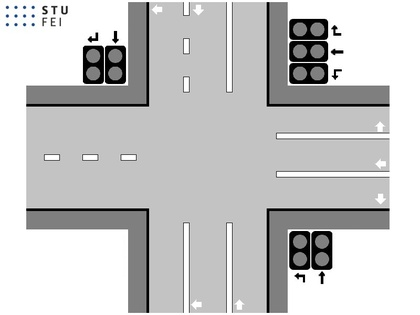
%> input picture CV9/Matlab/crossroad.jpg, 420 x 315 px, shrunk from 800 x 600 before the run
$ octave run_krizovatka.m   (GNU Octave 9; MATLAB toolbox functions it lacks are replaced by stand-ins)
%> lines starting %> are read from the running program, lines starting %| are printed output that depends on the picture; in (x1, y1, x2, y2) boxes, pixels count from 0 and x2, y2 are one past the last pixel; in counts of white or black regions, pixels touching at a corner belong together; the program's own positions count from 1
### CV9/Matlab/init_krizovatka.m
% crossroad scenario by Jaromir Skirkanic & Adrian Falb
% March 2022 - April 2024

function init_krizovatka(mode, fuzzy_choice, fuzzy_name, ...
    green_intervals, use_custom_intervals, want_vis)
%> called with mode = 6, fuzzy_choice = 1, fuzzy_name = 'pomoc_boze_kedy_toto_skonci.fis', green_intervals = [10 10 10], use_custom_intervals = 0, want_vis = 1

%% Settings

% tic;

% use pre-made maps
use_maps = 1;

% default simulation length in steps
if (mode == 6)
    sim_length = 500;
else
    sim_length = 150;
end

% Scenario default intensities
intensity = ones(1, 3) * 2;

% traffic cycles
numcycles = sim_length;

% pause time for each cycle - use more in case of very fast CPU
sleep_time = 0.02;
% number of lanes
lanes = 7;

% traffic lights available settings
lights_set = zeros(3, lanes);
lights_set(1, :) = [1, 1, 1, 0, 0, 0, 0];
lights_set(2, :) = [0, 0, 0, 1, 1, 0, 1];
lights_set(3, :) = [0, 0, 0, 0, 1, 1, 1];

% final car count graph
car_count = zeros(numcycles, lanes + 2);
lights_count = zeros(numcycles, lanes);

%% Stats initialization

% cars in direction: A1, A2, A3, B1, B2, C1, C2
if (use_maps)
    load('scenarios.mat', 'init_cars');
    cars = init_cars(:, mode)';
else
    cars = zeros(1, lanes);
    for car_init_cyc = 1:1:lanes
        cars(car_init_cyc) = randi(3) - 1;
    end
end
load('scenarios.mat', 'incom_mtx');
incom_mtx_scene = incom_mtx(:, :, mode);

% incoming car in nr. of cycles (fast, no min): A1, A2, A3, B1, B2, C1, C2
car_com_min = 13;
car_com_max_mm = 5;
incoming = zeros(1, lanes);
for car_com_init = 1:1:length(incoming)
    incoming(car_com_init) = randi(car_com_max_mm);
end

% nr. of cycles for a car to leave having green light
driver_reaction_min = 8;
driver_reaction_max_mm = 4;
leaving = zeros(1, lanes);
for leaving_init = 1:1:length(leaving)
    leaving(leaving_init) = randi(driver_reaction_max_mm) + driver_reaction_min;
end

car_ranges = [car_com_min, car_com_max_mm, driver_reaction_min, driver_reaction_max_mm];

% generate random number for the duration of the peak
traffic_spike_ranges_start = ((0.3 - 0.2) * rand + 0.2);
traffic_spike_ranges_end = ((0.8 - 0.5) * rand + 0.5);
traffic_spike_ranges = [traffic_spike_ranges_start, traffic_spike_ranges_end];

% traffic lights initial setting
lights = zeros(1, lanes);

green_duration = 0;
set_lights = 0;

%% Traffic cycle

for cyc = 1:1:numcycles

    traffic_cycle = [numcycles, cyc, mode];

    % crossroad function
    [cars, incoming, leaving] = crossroad_solver(cars, incoming, leaving, lights, intensity, ...
        car_ranges, traffic_cycle, traffic_spike_ranges, use_maps, incom_mtx_scene(cyc, :), want_vis);

    % cyclic switching of traffic lights
    if (~fuzzy_choice && ~use_custom_intervals)
        green_duration = 0;
    elseif (green_duration < 1)
        % next lights configuration
        setter = mod(set_lights, size(lights_set, 1)) + 1;
        lights = lights_set(setter, :);
        % custom array control
        if (use_custom_intervals)
            green_duration = green_intervals(setter);
        end
        % fuzzy control
        if (fuzzy_choice)
            cars_green = sum(lights .* cars);
            cars_red = sum(cars) - cars_green;
            cars_fuzin = [cars_green, cars_red];
            try
                green_duration = evalfis(readfis(fuzzy_name), cars_fuzin);
            catch
                green_duration = evalfis(cars_fuzin, readfis(fuzzy_name));
            end
        end
        if (green_duration < 1)
            disp('Trvanie zelenej nesmie byt nastavene na menej ako 1! (Prenstavene)');
            green_duration = 1;
        end
        set_lights = set_lights + 1;
    end
    green_duration = green_duration - 1;
    % warning('off'); disp(eval);

    % car counter
    car_count(cyc, 1) = cyc;
    for count_cyc = 1:1:length(cars)
        car_count(cyc, count_cyc + 1) = cars(count_cyc);
    end
    for count_cyc = 1:1:length(lights)
        lights_count(cyc, count_cyc) = lights(count_cyc);
    end
    car_count(cyc, 9) = sum(cars);

    % pausing
    if (want_vis)
        pause(sleep_time);
    end
end

%% Results

% toc;
disp(['Počet áut na konci: ', num2str(sum(cars))]);
disp(['Maximálny počet áut: ', num2str(max(car_count(:, 9)))]);

figure(2);
set(gcf, 'position', [100, 100, 1000, 800], 'color', [1 0.9 0.7]);
for graph_cyc = 1:1:size(lights_count, 2)
    % amount of cars in lane
    subplot(4, 4, (graph_cyc * 2) - 1);
    hold on;
    grid on;
    axis([1 car_count(end, 1) -2 max(car_count(:, graph_cyc + 1)) + 2]);
    % color separation
    color = get_graph_color(graph_cyc);
    set(gca, 'color', color);
    % description
    xlabel('Scenario step');
    ylabel('Cars');
    lane_name = namelane(graph_cyc);
    title(['Number of cars in lane ', lane_name]);
    plot(car_count(:, 1), car_count(:, graph_cyc + 1));
    hold off;
end
for graph_cyc = 1:1:size(lights_count, 2)
    % light setting
    subplot(4, 4, graph_cyc * 2);
    hold on;
    grid on;
    axis([1 car_count(end, 1) -1 2]);
    % color separation
    color = get_graph_color(graph_cyc);
    set(gca, 'color', color);
    % description
    xlabel('Scenario step');
    ylabel('Traffic light');
    lane_name = namelane(graph_cyc);
    title(['Traffic light setting in lane ', lane_name]);
    plot(car_count(:, 1), lights_count(:, graph_cyc));
    hold off;
end
subplot(4, 4, [15, 16])
hold on;
grid on;
axis([1 car_count(end, 1) -2 max(car_count(:, 9))+2]);
set(gca,'color',[1 0.9 0.25]);
xlabel('Scenario step');
ylabel('Cars');
title('Number of cars over time');
plot(car_count(:, 1), car_count(:, 9));
hold off;

% [41 lines left out: functions get_graph_color, namelane, not called in this run]

end

### CV9/Matlab/crossroad_solver.m
% Crossroad solver by Jaromir Skirkanic & Adrian Falb
% March 2022 - April 2024

function [cars, incoming, leaving] = crossroad_solver(cars, incoming, leaving, lights, intensity, ...
    car_ranges, traffic_cycle, traffic_spike_ranges, use_maps, incom_mtx_array, want_vis)
%> called with cars = [1 1 2 0 2 1 2], incoming = [5 3 3 4 3 5 2], leaving = [11 10 12 12 12 12 10], lights = [0 0 0 0 0 0 0], intensity = [2 2 2], car_ranges = [13 5 8 4], traffic_cycle = [500 1 6], traffic_spike_ranges = [0.273 0.77]

%% Stats

% incoming car min and max values
car_com_min = car_ranges(1);
car_com_max_mm = car_ranges(2);

% driver reaction for a car to leave having green light
driver_reaction_min = car_ranges(3);
driver_reaction_max_mm = car_ranges(4);

% traffic intensity
% directions: [A (right-red), B (bottom-green), C (top-blue)]
intens_check = zeros(1, 7);
intens_check(1) = intensity(1);
intens_check(2) = intensity(1);
intens_check(3) = intensity(1);
intens_check(4) = intensity(2);
intens_check(5) = intensity(2);
intens_check(6) = intensity(3);
intens_check(7) = intensity(3);

% traffic lights
light_size = 14;
light_count = [3 2 2];

% car counter positioning
dir_move = 16;
A1_cnt = [715 216-dir_move];
A2_cnt = [715 283-dir_move];
A3_cnt = [715 356-dir_move];
B1_cnt = [374+dir_move 568];
B2_cnt = [455+dir_move 568];
C1_cnt = [374+dir_move 0];
C2_cnt = [294+dir_move 0];
num_pos = [A1_cnt; A2_cnt; A3_cnt; B1_cnt; B2_cnt; C1_cnt; C2_cnt];

% car graphics proportions - A1-3 - RED, B1-2 - GREEN, C1-2 - BLUE
car_size_hor = [30 20];
car_size_ver = [20 30];
car_corner = [520, 220; 465, 420; 385, 150];
car_dist = [45 68 78];
cars_displayed = [4 3 3];
color_intens = [16 32 64];

%% Traffic algorithm

% Car incoming time reduction
if (use_maps)
    arr_high = [10, 10];
    arr_more = [6, 6];
    arr_less = [3, 3];
else
    arr_high = [9, 10];
    arr_more = [6, 7];
    arr_less = [3, 4];
end
% cyc_rate = traffic_cycle(2) / traffic_cycle(1);
switch traffic_cycle(3)
    case 2
        if (traffic_cycle(2) > traffic_cycle(1) * 0.2)
            if (traffic_cycle(2) < (traffic_cycle(1) * 0.4))
                incoming(1:3) = incoming(1:3) - randi(arr_more);
            elseif (traffic_cycle(2) < (traffic_cycle(1) * 0.6))
                incoming(4:5) = incoming(4:5) - randi(arr_less);
            elseif (traffic_cycle(2) < (traffic_cycle(1) * 0.8))
                incoming(6:7) = incoming(6:7) - randi(arr_less);
            end
        end
    case 3
        if (traffic_cycle(2) > traffic_cycle(1) * traffic_spike_ranges(1))
            if (traffic_cycle(2) < (traffic_cycle(1) * traffic_spike_ranges(2)))
                incoming(6:7) = incoming(6:7) - randi(arr_more);
            end
        end
    case 4
        if (traffic_cycle(2) > traffic_cycle(1) * traffic_spike_ranges(1))
            if (traffic_cycle(2) < (traffic_cycle(1) * traffic_spike_ranges(2)))
                incoming(4:5) = incoming(4:5) - randi(arr_more);
            end
        end
    case 5
        if (traffic_cycle(2) > traffic_cycle(1) * traffic_spike_ranges(1))
            if (traffic_cycle(2) < (traffic_cycle(1) * traffic_spike_ranges(2)))
                incoming(1) = incoming(1) - randi(arr_less);
                incoming(2) = incoming(2) - randi(arr_more);
                incoming(3) = incoming(3) - randi(arr_less);
            end
        end
    case 6
        if (traffic_cycle(2) > 35) && (traffic_cycle(2) < 105)
            incoming(6) = incoming(6) - randi(arr_less);
            incoming(7) = incoming(7) - randi(arr_high);
        elseif (traffic_cycle(2) > 190) && (traffic_cycle(2) < 250)
            incoming(4:5) = incoming(4:5) - randi(arr_more);
        elseif (traffic_cycle(2) > 300) && (traffic_cycle(2) < 390)
            incoming(1) = incoming(1) - randi(arr_less);
            incoming(2) = incoming(2) - randi(arr_more);
            incoming(3) = incoming(3) - randi(arr_less);
        end
end

% cars arriving check
if ~(use_maps)
    % incoming one step lower
    incoming = incoming - 1;
    for carcheck = 1:1:length(cars)
        % if car is incoming
        if (incoming(carcheck) < 1)
            % a car arrives
            cars(carcheck) = cars(carcheck) + 1;
            % incoming is reset
            incoming(carcheck) = (randi(car_com_max_mm) + car_com_min) * intens_check(carcheck);
        end
    end
else
    cars = cars + incom_mtx_array;
end

% leaving reactions reset check and if green with a car, try to leave
for leavecheck = 1:1:length(lights)
    if (lights(leavecheck) && cars(leavecheck))
        % green light and car is present
        leaving(leavecheck) = leaving(leavecheck) - 1;
        % if leaving, car -1 and leaving reacion is reset for next driver
        if (leaving(leavecheck) < 1)
            cars(leavecheck) = cars(leavecheck) - 1;
            if (use_maps)
                leaving(leavecheck) = 3;
            else
                leaving(leavecheck) = randi(2)+2;
            end
        end
    else
        % red light
        % driver reaction reset
        if (use_maps)
            leaving(leavecheck) = 10;
        else
            leaving(leavecheck) = randi(driver_reaction_max_mm) + driver_reaction_min;
        end
    end
end

%% Graphics

if (want_vis)
    clf;
    crossroad_image = imread('crossroad.jpg');
%> crossroad_image is the input picture: size 315x420x3 uint8; mean R, G, B 198.9, 198.9, 199

    % traffic lights animation
    % A1
    if (lights(1))
        crossroad_image = insertShape(crossroad_image, 'FilledCircle', [605 56 light_size], 'Color', 'g');
    else
        crossroad_image = insertShape(crossroad_image, 'FilledCircle', [572 56 light_size], 'Color', 'r');
    end
    % A2
    if (lights(2))
        crossroad_image = insertShape(crossroad_image, 'FilledCircle', [605 98 light_size], 'Color', 'g');
    else
        crossroad_image = insertShape(crossroad_image, 'FilledCircle', [572 98 light_size], 'Color', 'r');
    end
    % A3
    if (lights(3))
        crossroad_image = insertShape(crossroad_image, 'FilledCircle', [605 140 light_size], 'Color', 'g');
    else
        crossroad_image = insertShape(crossroad_image, 'FilledCircle', [572 140 light_size], 'Color', 'r');
    end
    % B1
    if (lights(4))
        crossroad_image = insertShape(crossroad_image, 'FilledCircle', [572 494 light_size], 'Color', 'g');
    else
        crossroad_image = insertShape(crossroad_image, 'FilledCircle', [572 461 light_size], 'Color', 'r');
    end
    % B2
    if (lights(5))
        crossroad_image = insertShape(crossroad_image, 'FilledCircle', [614 494 light_size], 'Color', 'g');
    else
        crossroad_image = insertShape(crossroad_image, 'FilledCircle', [614 461 light_size], 'Color', 'r');
    end
    % C1
    if (lights(6))
        crossroad_image = insertShape(crossroad_image, 'FilledCircle', [220 107 light_size], 'Color', 'g');
    else
        crossroad_image = insertShape(crossroad_image, 'FilledCircle', [220 140 light_size], 'Color', 'r');
    end
    % C2
    if (lights(7))
        crossroad_image = insertShape(crossroad_image, 'FilledCircle', [178 107 light_size], 'Color', 'g');
    else
        crossroad_image = insertShape(crossroad_image, 'FilledCircle', [178 140 light_size], 'Color', 'r');
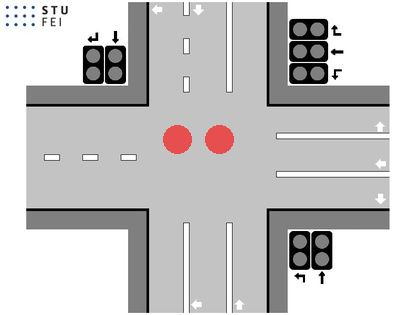
%> crossroad_image: size 315x420x3 uint8; mean R, G, B 199.3, 197.8, 197.8
    end

    % car graphics
    % A
    for cars_a = 1:1:light_count(1)
        for cars_pos = 1:1:cars_displayed(1)
            if (cars(cars_a) >= cars_pos)
                crossroad_image = insertShape(crossroad_image, 'FilledRectangle', [car_corner(1, 1)+(cars_pos-1)*car_dist(1) car_corner(1, 2)+(cars_a-1)*car_dist(2) car_size_hor], 'Color', [(cars_a+1)*color_intens(3) ((cars_a+1+cars_pos)/2)*color_intens(1) cars_pos*color_intens(2)]);
            end
        end
    end
    % B
    for cars_b = 1:1:light_count(2)
        for cars_pos = 1:1:cars_displayed(2)
            if (cars(cars_b + light_count(1)) >= cars_pos)
                crossroad_image = insertShape(crossroad_image, 'FilledRectangle', [car_corner(2, 1)-(car_dist(3))+(cars_b-1)*car_dist(3) car_corner(2, 2)+(cars_pos-1)*car_dist(1) car_size_ver], 'Color', [(cars_b+2)*color_intens(2) ((cars_b+2+cars_pos)/2)*color_intens(3) cars_pos*color_intens(1)]);
            end
        end
    end
    % C
    for cars_c = 1:1:light_count(3)
        for cars_pos = 1:1:cars_displayed(3)
            if (cars(cars_c + light_count(1) + light_count(2)) >= cars_pos)
                crossroad_image = insertShape(crossroad_image, 'FilledRectangle', [car_corner(3, 1)-(cars_c-1)*car_dist(3) car_corner(3, 2)-(cars_pos-1)*car_dist(1) car_size_ver], 'Color', [(cars_c+2)*color_intens(1) ((cars_c+2+cars_pos)/2)*color_intens(2) cars_pos*color_intens(3)]);
            end
        end
    end
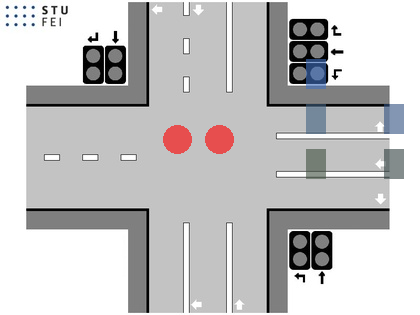
%> crossroad_image: size 315x420x3 uint8; 2.27% of pixels changed, all inside (x1, y1, x2, y2) = (306, 59, 404, 179)

    font = 'Times New Roman Bold';
    font_size_2 = 28;
    font_size_3 = 22;

    % car counter graphics
    crossroad_image = insertText(crossroad_image, num_pos, cars, ...
        'Font', font, 'FontSize', font_size_3, 'TextColor', 'black', 'BoxOpacity', 0);

    % lanes/directions graphics
    % directions
    crossroad_image = insertText(crossroad_image, [655 40], 'A1', ...
        'Font', font, 'FontSize', font_size_2, 'TextColor', 'black', 'BoxOpacity', 0);
    crossroad_image = insertText(crossroad_image, [655 78], 'A2', ...
        'Font', font, 'FontSize', font_size_2, 'TextColor', 'black', 'BoxOpacity', 0);
    crossroad_image = insertText(crossroad_image, [655 116], 'A3', ...
        'Font', font, 'FontSize', font_size_2, 'TextColor', 'black', 'BoxOpacity', 0);
    crossroad_image = insertText(crossroad_image, [547 538], 'B1', ...
        'Font', font, 'FontSize', font_size_2, 'TextColor', 'black', 'BoxOpacity', 0);
    crossroad_image = insertText(crossroad_image, [590 538], 'B2', ...
        'Font', font, 'FontSize', font_size_2, 'TextColor', 'black', 'BoxOpacity', 0);
    crossroad_image = insertText(crossroad_image, [198 17], 'C1', ...
        'Font', font, 'FontSize', font_size_2, 'TextColor', 'black', 'BoxOpacity', 0);
    crossroad_image = insertText(crossroad_image, [155 17], 'C2', ...
        'Font', font, 'FontSize', font_size_2, 'TextColor', 'black', 'BoxOpacity', 0);
    % lanes
    crossroad_image = insertText(crossroad_image, [num_pos(1, 1)-30 num_pos(1, 2)+10], 'A1', ...
        'Font', font, 'FontSize', font_size_3, 'TextColor', 'red', 'BoxOpacity', 0);
    crossroad_image = insertText(crossroad_image, [num_pos(2, 1)-30 num_pos(2, 2)+12], 'A2', ...
        'Font', font, 'FontSize', font_size_3, 'TextColor', 'red', 'BoxOpacity', 0);
    crossroad_image = insertText(crossroad_image, [num_pos(3, 1)-30 num_pos(3, 2)+8], 'A3', ...
        'Font', font, 'FontSize', font_size_3, 'TextColor', 'red', 'BoxOpacity', 0);
    crossroad_image = insertText(crossroad_image, [num_pos(4, 1)-15 num_pos(4, 2)-30], 'B1', ...
        'Font', font, 'FontSize', font_size_3, 'TextColor', 'green', 'BoxOpacity', 0);
    crossroad_image = insertText(crossroad_image, [num_pos(5, 1)-15 num_pos(5, 2)-30], 'B2', ...
        'Font', font, 'FontSize', font_size_3, 'TextColor', 'green', 'BoxOpacity', 0);
    crossroad_image = insertText(crossroad_image, [num_pos(6, 1)-15 num_pos(6, 2)+27], 'C1', ...
        'Font', font, 'FontSize', font_size_3, 'TextColor', 'blue', 'BoxOpacity', 0);
    crossroad_image = insertText(crossroad_image, [num_pos(7, 1)-15 num_pos(7, 2)+27], 'C2', ...
        'Font', font, 'FontSize', font_size_3, 'TextColor', 'blue', 'BoxOpacity', 0);
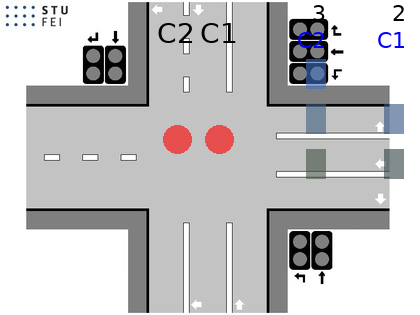
%> crossroad_image: size 315x420x3 uint8; mean R, G, B 196.4, 195.3, 196.2

    % simulation cycle graphics
    crossroad_image = insertText(crossroad_image, [10 568], [num2str(traffic_cycle(2)), ' / ', num2str(traffic_cycle(1))], 'BoxOpacity', 0);
    crossroad_image = insertText(crossroad_image, [10 546], 'Step Count:', 'BoxOpacity', 0);

    % creating image
    imshow(crossroad_image);
    drawnow;
end

end

%> (the run ends here)
